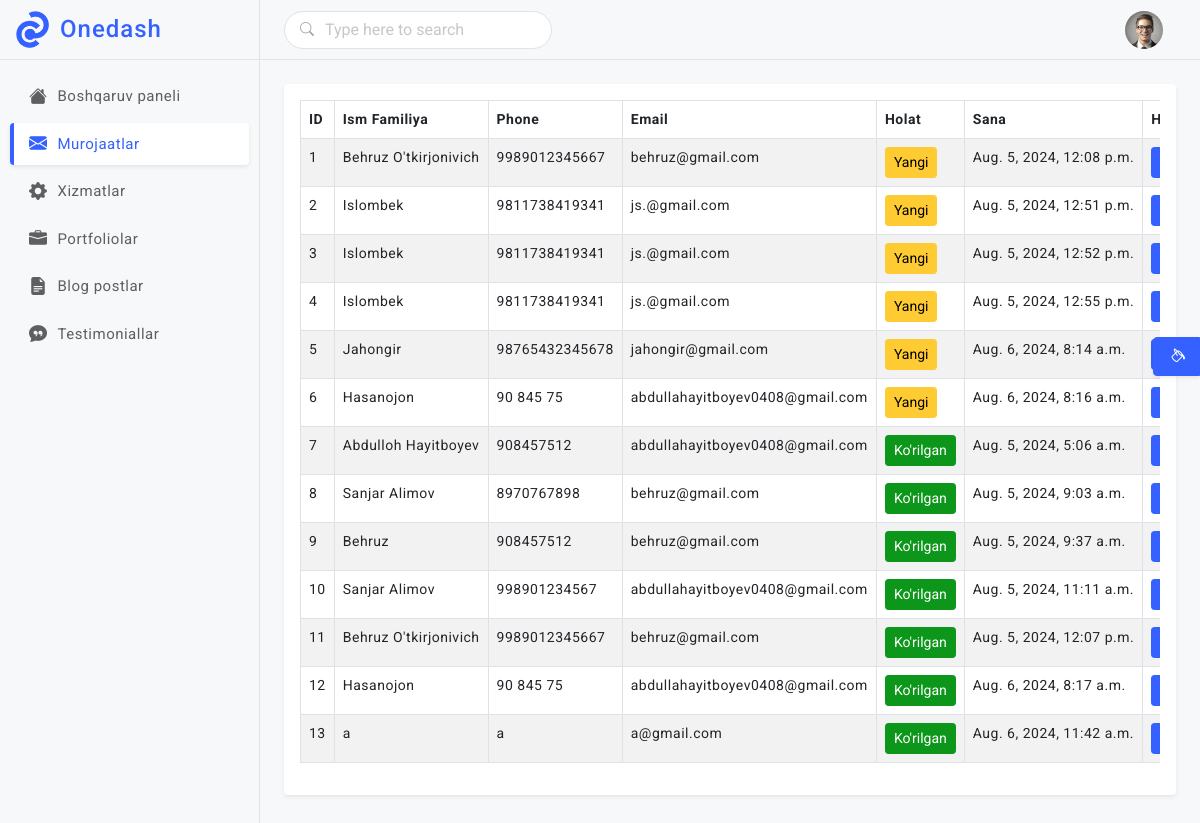
Page /dashboard/contact_list/ (signed in) on the committed database.
### landing/models.py (models this page shows, shortened)
class Contact(models.Model):
    full_name = models.CharField(max_length=100)
    email = models.EmailField()
    phone = models.CharField(max_length=20)
    created_at = models.DateTimeField(auto_now_add=True)
    harakatlar = models.BooleanField()

### dashboard/views.py (the view)
    def wrapper(request, *args, **kwargs):
        if is_admin(request.user):
            return view_func(request, *args, **kwargs)
        else:
            messages.error(request, "Bu sahifaga kirish uchun admin huquqlari kerak.")
            return redirect(reverse('login'))

### dashboard/views.py (called while the page is built)
def is_admin(user):
    return user.is_authenticated and user.is_staff

def admin_required(view_func):
    def wrapper(request, *args, **kwargs):
        if is_admin(request.user):
            return view_func(request, *args, **kwargs)
        else:
            messages.error(request, "Bu sahifaga kirish uchun admin huquqlari kerak.")
            return redirect(reverse('login'))
    return wrapper

@admin_required
def contact_list(request):
    contacts = Contact.objects.all().order_by('harakatlar')
    return render(request, 'dashboard/contact/list.html', {'contacts': contacts})

### templates/dashboard/contact/list.html (shortened to what this page needs)
{% extends 'dashboard/index.html' %}
{% load static %}
{% block content %}
<div class="page-content">
    <div class="card">
        <div class="card-body">
            <div class="table-responsive">
                <table class="table table-striped table-bordered table-hover">
                    <thead>
                    <tr>
                        <th>ID</th>
                        <th>Ism Familiya</th>
                        <th>Phone</th>
                        <th>Email</th>
                        <th>Holat</th>
                        <th>Sana</th>
                        <th>Harakatlar</th>
                    </tr>
                    </thead>
                    <tbody>
                    {% for contact in contacts %}
                    <tr>
                        <td>{{ forloop.counter }}</td>
                        <td>{{ contact.full_name }}</td>
                        <td>{{ contact.phone }}</td>
                        <td>{{ contact.email }}</td>
                        <td>
                            {% if contact.harakatlar %}
                            <button class="btn btn-success btn-sm">Ko'rilgan</button>
                            {% else %}
                            <button class="btn btn-warning btn-sm">Yangi</button>
                            {% endif %}
                        </td>
                        <td>{{ contact.created_at }}</td>
                        <td>
                            <div class="d-flex align-items-center gap-3 fs-6">
                                <button class="btn btn-primary btn-sm" data-bs-toggle="modal"
                                        data-bs-target="#changeStatusModal{{ contact.id }}">O'zgartirish
                                </button>
                            </div>
                        </td>
                    </tr>
                    {% endfor %}
                    </tbody>
                </table>
            </div>
        </div>
    </div>
</div>
{% endblock %}

### static/dashboard/css/style.css (style rules this page uses)
body { font-size: 14px; color: #4c5258; letter-spacing: .5px; font-family: Roboto, sans-serif; background-color: #f7f8fa; overflow-x: hidden; }
::placeholder { opacity: 0.4 !important; }
.page-content { margin-left: 260px; margin-top: 60px; padding: 1.5rem; transition: all .2s; }
.table-responsive { white-space: nowrap; }

### rows in the picture
Contact: full_name "Behruz O'tkirjonivich", phone "9989012345667", email "behruz@gmail.com", harakatlar "Yangi", created_at "Aug. 5, 2024, 12:08 p.m."
Contact: full_name "Islombek", phone "9811738419341", email "js.@gmail.com", harakatlar "Yangi", created_at "Aug. 5, 2024, 12:51 p.m."
Contact: full_name "Islombek", phone "9811738419341", email "js.@gmail.com", harakatlar "Yangi", created_at "Aug. 5, 2024, 12:52 p.m."
Contact: full_name "Islombek", phone "9811738419341", email "js.@gmail.com", harakatlar "Yangi", created_at "Aug. 5, 2024, 12:55 p.m."
Contact: full_name "Jahongir", phone "98765432345678", email "jahongir@gmail.com", harakatlar "Yangi", created_at "Aug. 6, 2024, 8:14 a.m."
Contact: full_name "Hasanojon", phone "90 845 75", email "abdullahayitboyev0408@gmail.com", harakatlar "Yangi", created_at "Aug. 6, 2024, 8:16 a.m."
Contact: full_name "Abdulloh Hayitboyev", phone "908457512", email "abdullahayitboyev0408@gmail.com", harakatlar "Ko'rilgan", created_at "Aug. 5, 2024, 5:06 a.m."
Contact: full_name "Sanjar Alimov", phone "8970767898", email "behruz@gmail.com", harakatlar "Ko'rilgan", created_at "Aug. 5, 2024, 9:03 a.m."
Contact: full_name "Behruz", phone "908457512", email "behruz@gmail.com", harakatlar "Ko'rilgan", created_at "Aug. 5, 2024, 9:37 a.m."
Contact: full_name "Sanjar Alimov", phone "998901234567", email "abdullahayitboyev0408@gmail.com", harakatlar "Ko'rilgan", created_at "Aug. 5, 2024, 11:11 a.m."
Contact: full_name "Behruz O'tkirjonivich", phone "9989012345667", email "behruz@gmail.com", harakatlar "Ko'rilgan", created_at "Aug. 5, 2024, 12:07 p.m."
Contact: full_name "Hasanojon", phone "90 845 75", email "abdullahayitboyev0408@gmail.com", harakatlar "Ko'rilgan", created_at "Aug. 6, 2024, 8:17 a.m."
Contact: full_name "a", phone "a", email "a@gmail.com", harakatlar "Ko'rilgan", created_at "Aug. 6, 2024, 11:42 a.m."
